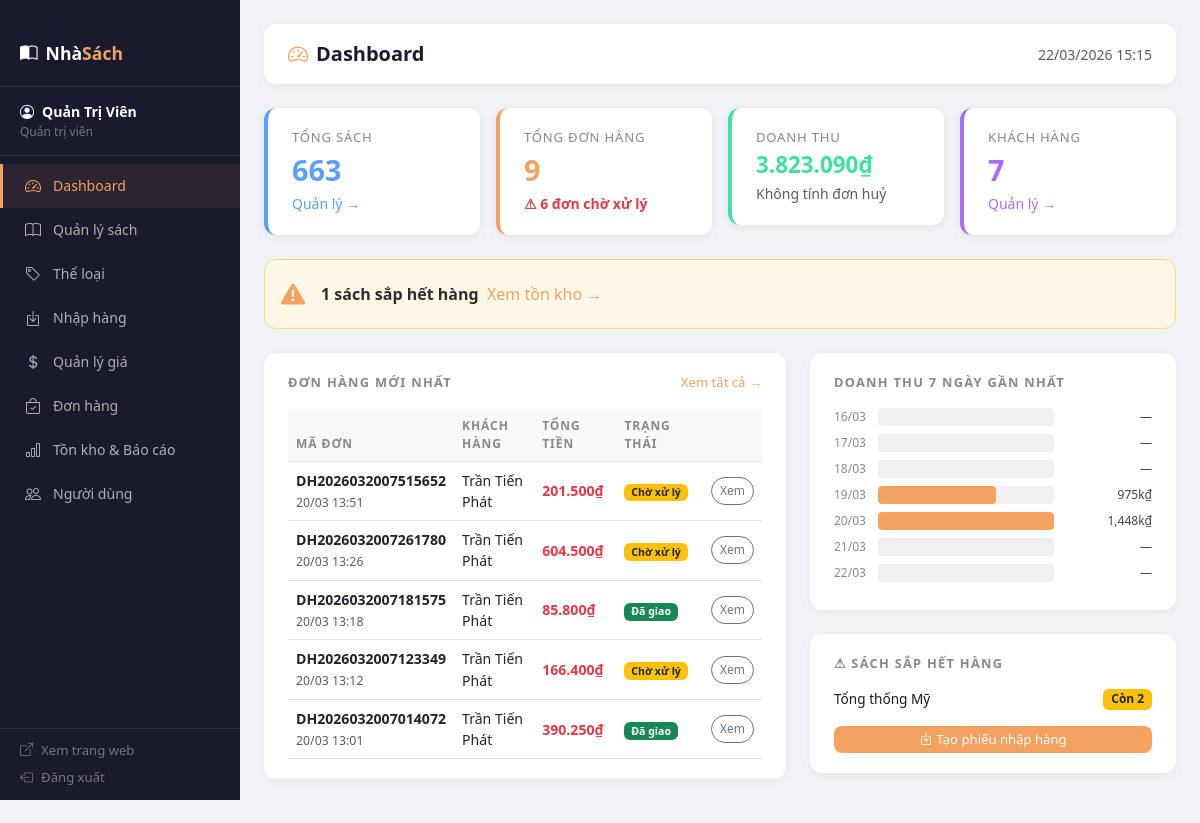
/admin/index.php (signed in), run on an earlier commit of the app's database.
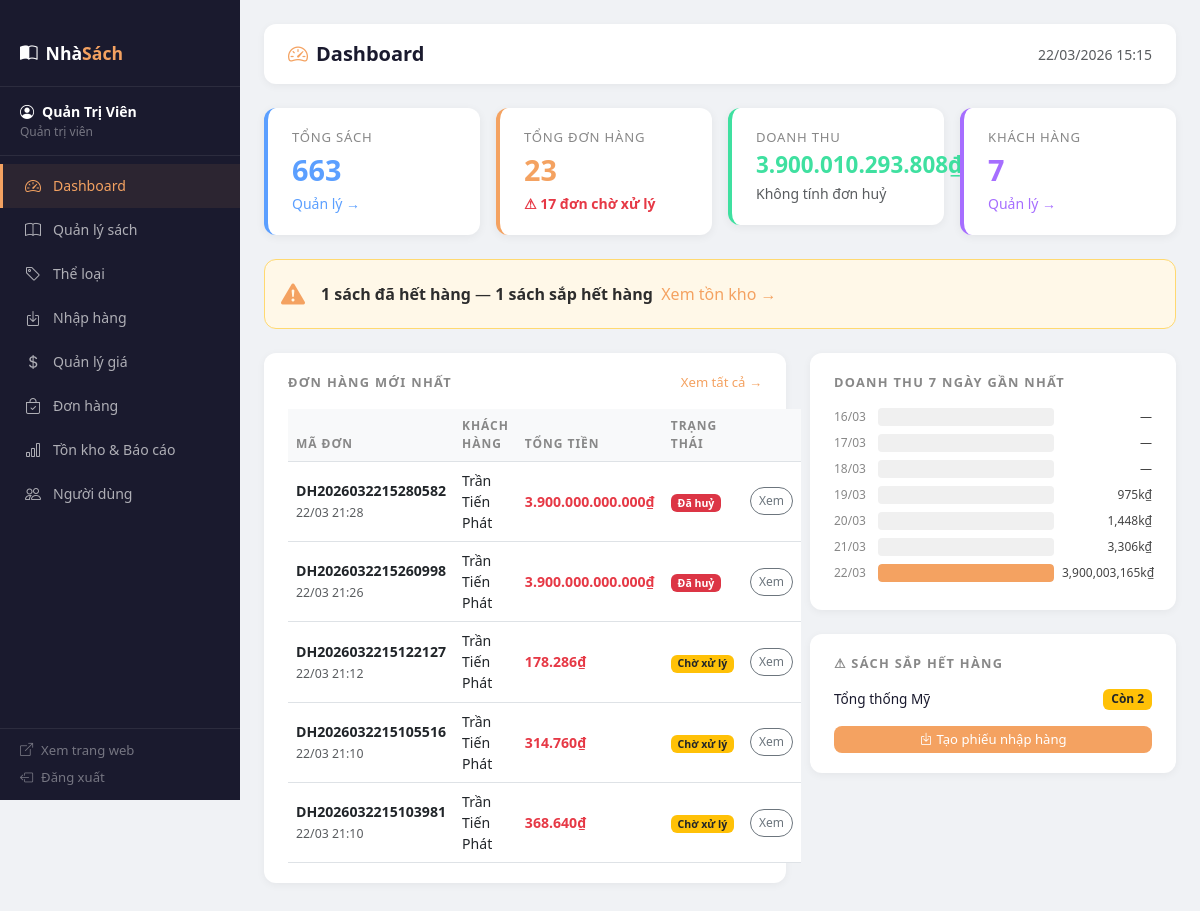
And on a later commit of the database.
### tables this page shows
CREATE TABLE `don_hang` (
  `id` int(11) NOT NULL,
  `ma_don` varchar(20) NOT NULL,
  `khach_hang_id` int(11) NOT NULL,
  `ngay_dat` datetime DEFAULT current_timestamp(),
  `ten_nguoi_nhan` varchar(100) NOT NULL,
  `so_dien_thoai` varchar(15) NOT NULL,
  `dia_chi` varchar(255) NOT NULL,
  `phuong_xa` varchar(100) DEFAULT NULL,
  `tinh_tp` varchar(100) DEFAULT NULL,
  `phuong_thuc_tt` enum('tien_mat','chuyen_khoan','truc_tuyen') NOT NULL DEFAULT 'tien_mat',
  `tong_tien` decimal(15,2) NOT NULL,
  `trang_thai` enum('cho_xu_ly','da_xac_nhan','da_giao','da_huy') NOT NULL DEFAULT 'cho_xu_ly',
  `ghi_chu` text DEFAULT NULL
);

CREATE TABLE `khach_hang` (
  `id` int(11) NOT NULL,
  `ho_ten` varchar(100) NOT NULL,
  `email` varchar(150) NOT NULL,
  `mat_khau` varchar(255) NOT NULL,
  `so_dien_thoai` varchar(15) DEFAULT NULL,
  `dia_chi` varchar(255) DEFAULT NULL,
  `phuong_xa` varchar(100) DEFAULT NULL,
  `tinh_tp` varchar(100) DEFAULT NULL,
  `bi_khoa` tinyint(1) NOT NULL DEFAULT 0,
  `trang_thai` tinyint(1) NOT NULL DEFAULT 1,
  `ngay_tao` datetime NOT NULL DEFAULT current_timestamp()
);

CREATE TABLE `sach` (
  `id` int(11) NOT NULL,
  `ma_sach` varchar(20) NOT NULL,
  `ten` varchar(255) NOT NULL,
  `tac_gia` varchar(150) DEFAULT NULL,
  `the_loai_id` int(11) NOT NULL,
  `nha_xb` varchar(150) DEFAULT NULL,
  `mo_ta` text DEFAULT NULL,
  `don_vi_tinh` varchar(30) DEFAULT 'cuốn',
  `hinh` varchar(255) DEFAULT NULL,
  `so_luong` int(11) NOT NULL DEFAULT 0,
  `gia_nhap` decimal(15,2) NOT NULL DEFAULT 0.00,
  `ty_le_ln` decimal(5,2) NOT NULL DEFAULT 0.00,
  `hien_trang` tinyint(1) NOT NULL DEFAULT 1,
  `da_nhap_hang` tinyint(1) NOT NULL DEFAULT 0,
  `ngay_tao` datetime DEFAULT current_timestamp()
);

### admin/index.php (the view, shortened to what the changed rows need)
<?php
require_once 'includes/admin_header.php';
$tong_don      = $pdo->query("SELECT COUNT(*) FROM don_hang")->fetchColumn();
$don_cho       = $pdo->query("SELECT COUNT(*) FROM don_hang WHERE trang_thai = 'cho_xu_ly'")->fetchColumn();
$doanh_thu     = $pdo->query("SELECT COALESCE(SUM(tong_tien),0) FROM don_hang WHERE trang_thai != 'da_huy'")->fetchColumn();
$het_hang      = $pdo->query("SELECT COUNT(*) FROM sach WHERE so_luong = 0 AND hien_trang = 1")->fetchColumn();
$sap_het       = $pdo->query("SELECT COUNT(*) FROM sach WHERE so_luong > 0 AND so_luong <= 5 AND hien_trang = 1")->fetchColumn();
$don_moi = $pdo->query("
    SELECT dh.*, kh.ho_ten AS ten_kh
    FROM don_hang dh
    JOIN khach_hang kh ON kh.id = dh.khach_hang_id
    ORDER BY dh.ngay_dat DESC LIMIT 5
")->fetchAll();
$doanh_thu_7ngay = $pdo->query("
    SELECT DATE(ngay_dat) AS ngay, SUM(tong_tien) AS tong
    FROM don_hang
    WHERE trang_thai != 'da_huy'
      AND ngay_dat >= DATE_SUB(CURDATE(), INTERVAL 6 DAY)
    GROUP BY DATE(ngay_dat)
    ORDER BY ngay ASC
")->fetchAll(PDO::FETCH_KEY_PAIR);
$sach_sap_het = $pdo->query("
    SELECT id, ten, so_luong FROM sach
    WHERE so_luong <= 5 AND so_luong > 0 AND hien_trang = 1
    ORDER BY so_luong ASC LIMIT 5
")->fetchAll();
$trang_thai_info = [
    'cho_xu_ly'   => ['label' => 'Chờ xử lý',    'class' => 'bg-warning text-dark'],
    'da_xac_nhan' => ['label' => 'Đã xác nhận',   'class' => 'bg-info text-white'],
    'da_giao'     => ['label' => 'Đã giao',        'class' => 'bg-success text-white'],
    'da_huy'      => ['label' => 'Đã huỷ',        'class' => 'bg-danger text-white'],
];
?>
<div class="row g-3 mb-4">
  <div class="col-6 col-lg-3">
    <div class="stat-card" style="border-left-color:#f4a261;">
      <div class="stat-label">Tổng đơn hàng</div>
      <div class="stat-number" style="color:#f4a261;"><?= number_format($tong_don) ?></div>
      <?php if ($don_cho > 0): ?>
        <small style="color:#e63946;font-weight:600;">⚠ <?= $don_cho ?> đơn chờ xử lý</small>
      <?php else: ?>
        <small class="text-muted">Không có đơn chờ</small>
      <?php endif; ?>
    </div>
  </div>
  <div class="col-6 col-lg-3">
    <div class="stat-card" style="border-left-color:#3fe0a0;">
      <div class="stat-label">Doanh thu</div>
      <div class="stat-number" style="color:#3fe0a0; font-size:1.4rem;">
        <?= number_format($doanh_thu, 0, ',', '.') ?>₫
      </div>
      <small class="text-muted">Không tính đơn huỷ</small>
    </div>
  </div>
</div>
<?php if ($het_hang > 0 || $sap_het > 0): ?>
<div class="alert d-flex align-items-center gap-3 mb-4"
     style="background:#fff8e8; border:1px solid #ffd970; border-radius:12px;">
  <i class="bi bi-exclamation-triangle-fill fs-4" style="color:#f4a261;"></i>
  <div>
    <?php if ($het_hang > 0): ?>
      <strong><?= $het_hang ?> sách đã hết hàng</strong> —
    <?php endif; ?>
    <?php if ($sap_het > 0): ?>
      <strong><?= $sap_het ?> sách sắp hết hàng</strong>
    <?php endif; ?>
    &nbsp;<a href="/nhasach/admin/inventory.php" style="color:#f4a261;">Xem tồn kho →</a>
  </div>
</div>
<?php endif; ?>
<div class="row g-4">
  <div class="col-lg-7">
    <div class="admin-card">
      <?php if (empty($don_moi)): ?>
        <p class="text-muted text-center py-3">Chưa có đơn hàng nào.</p>
      <?php else: ?>
        <table class="table admin-table table-hover mb-0">
          <thead>
            <tr>
              <th>Mã đơn</th>
              <th>Khách hàng</th>
              <th>Tổng tiền</th>
              <th>Trạng thái</th>
              <th></th>
            </tr>
          </thead>
          <tbody>
            <?php foreach ($don_moi as $don): ?>
              <tr>
                <td><strong><?= htmlspecialchars($don['ma_don']) ?></strong><br>
                  <small class="text-muted"><?= date('d/m H:i', strtotime($don['ngay_dat'])) ?></small>
                </td>
                <td><?= htmlspecialchars($don['ten_kh']) ?></td>
                <td style="color:#e63946; font-weight:600;">
                  <?= number_format($don['tong_tien'], 0, ',', '.') ?>₫
                </td>
                <td>
                  <span class="badge <?= $trang_thai_info[$don['trang_thai']]['class'] ?>">
                    <?= $trang_thai_info[$don['trang_thai']]['label'] ?>
                  </span>
                </td>
                <td>
                  <a href="/nhasach/admin/orders.php?id=<?= $don['id'] ?>"
                     class="btn btn-sm btn-outline-secondary" style="border-radius:20px; font-size:.75rem;">
                    Xem
                  </a>
                </td>
              </tr>
            <?php endforeach; ?>
          </tbody>
        </table>
      <?php endif; ?>
    </div>
  </div>
  <div class="col-lg-5">
    <div class="admin-card mb-4">
      <?php
      $max_dt = max(array_values($doanh_thu_7ngay) ?: [1]);
      for ($i = 6; $i >= 0; $i--):
        $ngay = date('Y-m-d', strtotime("-$i days"));
        $nhan = date('d/m', strtotime("-$i days"));
        $dt   = $doanh_thu_7ngay[$ngay] ?? 0;
        $pct  = $max_dt > 0 ? round($dt / $max_dt * 100) : 0;
      ?>
        <div class="d-flex align-items-center gap-2 mb-2">
          <span style="width:36px; font-size:.75rem; color:#888; flex-shrink:0;"><?= $nhan ?></span>
          <div style="flex:1; background:#f0f0f0; border-radius:4px; height:18px; overflow:hidden;">
            <div style="width:<?= $pct ?>%; background:#f4a261; height:100%; border-radius:4px; transition:width .3s;"></div>
          </div>
          <span style="width:90px; font-size:.75rem; color:#444; text-align:right; flex-shrink:0;">
            <?= $dt > 0 ? number_format($dt/1000, 0).'k₫' : '—' ?>
          </span>
        </div>
      <?php endfor; ?>
    </div>
    <?php if (!empty($sach_sap_het)): ?>
    <div class="admin-card">
      <?php foreach ($sach_sap_het as $s): ?>
        <div class="d-flex justify-content-between align-items-center mb-2">
          <a href="/nhasach/admin/products.php?edit=<?= $s['id'] ?>"
             class="text-truncate" style="color:#1a1a2e; font-size:.85rem; max-width:160px;">
            <?= htmlspecialchars($s['ten']) ?>
          </a>
          <span class="badge <?= $s['so_luong'] == 0 ? 'bg-danger' : 'bg-warning text-dark' ?>">
            Còn <?= $s['so_luong'] ?>
          </span>
        </div>
      <?php endforeach; ?>
    </div>
    <?php endif; ?>
  </div>
</div>
<?php
require_once 'includes/admin_footer.php';
?>

### admin/includes/admin_header.php (shortened to what the changed rows need)
<?php
$current_page = basename($_SERVER['PHP_SELF']);
$nav_items = [
    ['file' => 'index.php',     'icon' => 'bi-speedometer2',  'label' => 'Dashboard'],
    ['file' => 'products.php',  'icon' => 'bi-book',          'label' => 'Quản lý sách'],
    ['file' => 'categories.php','icon' => 'bi-tag',           'label' => 'Thể loại'],
    ['file' => 'import.php',    'icon' => 'bi-box-arrow-in-down','label' => 'Nhập hàng'],
    ['file' => 'prices.php',    'icon' => 'bi-currency-dollar','label' => 'Quản lý giá'],
    ['file' => 'orders.php',    'icon' => 'bi-bag-check',     'label' => 'Đơn hàng'],
    ['file' => 'inventory.php', 'icon' => 'bi-bar-chart',     'label' => 'Tồn kho & Báo cáo'],
    ['file' => 'users.php',     'icon' => 'bi-people',        'label' => 'Người dùng'],
];
?>
<!DOCTYPE html>
<html lang="vi">
<head>
  <link href="https://cdn.jsdelivr.net/npm/bootstrap@5.3.0/dist/css/bootstrap.min.css" rel="stylesheet">
  <link href="https://cdn.jsdelivr.net/npm/bootstrap-icons@1.10.5/font/bootstrap-icons.css" rel="stylesheet">
  <link href="/nhasach/assets/css/style.css" rel="stylesheet">
</head>
<body>
<div class="admin-sidebar">
  <nav class="sidebar-nav">
    <?php foreach ($nav_items as $item): ?>
      <a href="/nhasach/admin/<?= $item['file'] ?>"
         class="admin-nav-link <?= $current_page === $item['file'] ? 'active' : '' ?>">
        <i class="bi <?= $item['icon'] ?>"></i>
        <?= $item['label'] ?>
      </a>
    <?php endforeach; ?>
  </nav>
</div>
<div class="admin-content">

What changed in the data, as far as the page shows it:
no longer on this page (row edited): don_hang: ma_don "DH2026032007515652", ngay_dat "20/03 13:51", khach_hang.ho_ten "Trần Tiến Phát", tong_tien "201.500", trang_thai "Chờ xử lý"
no longer on this page (row unchanged): don_hang: ma_don "DH2026032007261780", ngay_dat "20/03 13:26", khach_hang.ho_ten "Trần Tiến Phát", tong_tien "604.500", trang_thai "Chờ xử lý"
no longer on this page (row unchanged): don_hang: ma_don "DH2026032007181575", ngay_dat "20/03 13:18", khach_hang.ho_ten "Trần Tiến Phát", tong_tien "85.800", trang_thai "Đã giao"
no longer on this page (row unchanged): don_hang: ma_don "DH2026032007123349", ngay_dat "20/03 13:12", khach_hang.ho_ten "Trần Tiến Phát", tong_tien "166.400", trang_thai "Chờ xử lý"
no longer on this page (row unchanged): don_hang: ma_don "DH2026032007014072", ngay_dat "20/03 13:01", khach_hang.ho_ten "Trần Tiến Phát", tong_tien "390.250", trang_thai "Đã giao"
added don_hang: ma_don "DH2026032215280582", ngay_dat "22/03 21:28", khach_hang.ho_ten "Trần Tiến Phát", tong_tien "3.900.000.000.000", trang_thai "Đã huỷ"
added don_hang: ma_don "DH2026032215260998", ngay_dat "22/03 21:26", khach_hang.ho_ten "Trần Tiến Phát", tong_tien "3.900.000.000.000", trang_thai "Đã huỷ"
added don_hang: ma_don "DH2026032215122127", ngay_dat "22/03 21:12", khach_hang.ho_ten "Trần Tiến Phát", tong_tien "178.286", trang_thai "Chờ xử lý"
added don_hang: ma_don "DH2026032215105516", ngay_dat "22/03 21:10", khach_hang.ho_ten "Trần Tiến Phát", tong_tien "314.760", trang_thai "Chờ xử lý"
added don_hang: ma_don "DH2026032215103981", ngay_dat "22/03 21:10", khach_hang.ho_ten "Trần Tiến Phát", tong_tien "368.640", trang_thai "Chờ xử lý"
Also different on the page:
$tong_don: "9" → "23"
$don_cho: "6" → "17"
$doanh_thu: "3.823.090" → "3.900.010.293.808"
$het_hang: (not shown) → "1"
text now shown: "sách đã hết hàng —"
new list line: "21/03 3,306 k₫"
new list line: "22/03 3,900,003,165 k₫"
list line gone: "21/03 —"
list line gone: "22/03 —"
